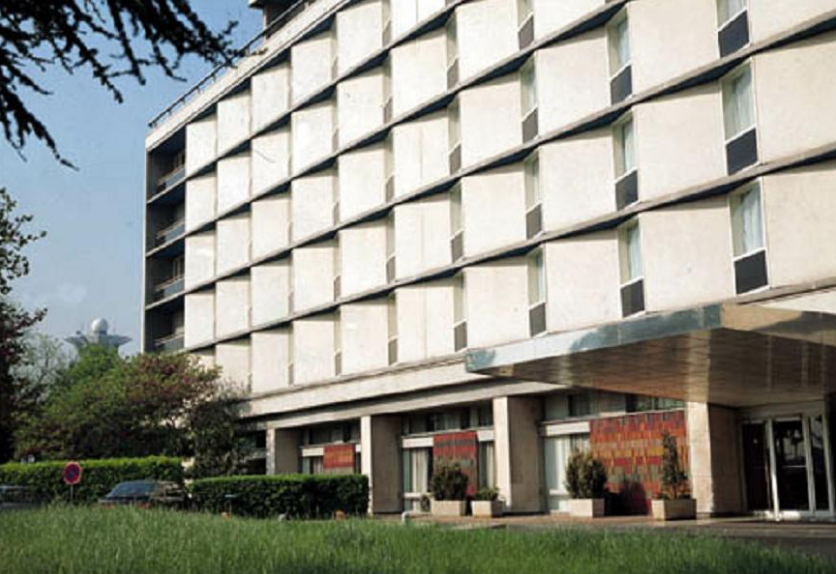
//> input picture opencvTest/useImage/building.png, 836 x 574 px
$ ./main   (built with g++ and OpenCV 4)
//> lines starting //> are read from the running program, lines starting //| are printed output that depends on the picture
#include <opencv2/opencv.hpp>
#include <iostream>

int main() {
	// 이미지 읽기
	cv::Mat image = cv::imread("../../useImage/building.png", cv::IMREAD_GRAYSCALE);
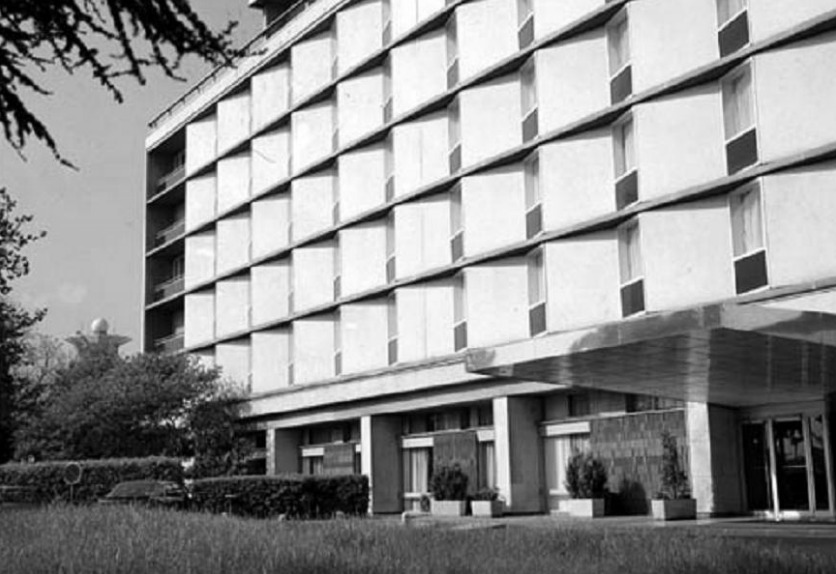
//> image: 574 rows x 836 cols, CV_8UC1; min 0, max 255, mean 142.3

	if (image.empty()) {
		std::cerr << "Image load failed" << std::endl;
		return -1;
	}

	cv::Mat edge;
	cv::Canny(image, edge, 50, 150);
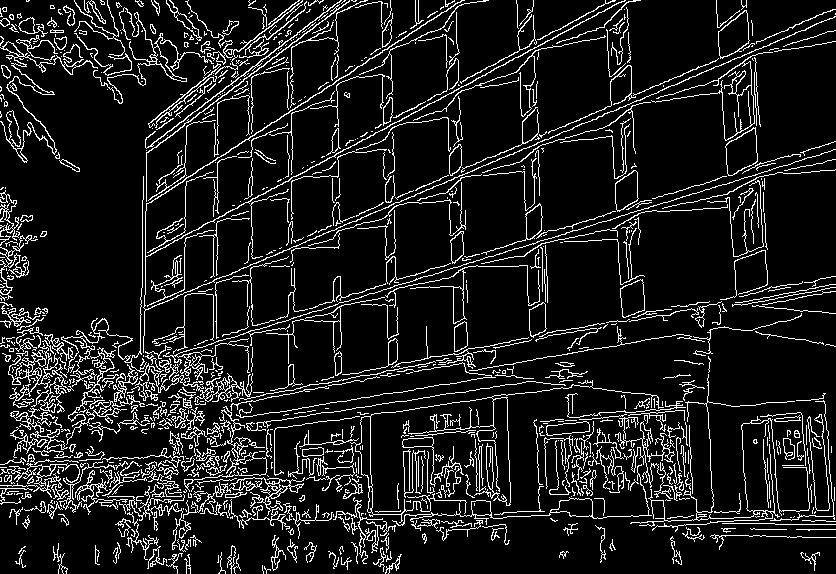
//> edge: 574 rows x 836 cols, CV_8UC1; 11.1% white in thin lines or dots

	std::vector<cv::Vec2f> lines1;
	cv::HoughLines(edge, lines1, 1, CV_PI / 180, 250);
//> lines1 = 10 lines (rho, theta): [341, 1.17], [251, 0.99], [293, 1.08], [388, 1.27], [438, 1.38], [336, 1.17], [468, 1.48], [443, 1.36], [441, 1.38], [210, 0.93]

	// draw hough lines
	cv::Mat houghlineImg;
	cv::cvtColor(edge, houghlineImg, cv::COLOR_GRAY2BGR);
//> houghlineImg: 574 rows x 836 cols, CV_8UC3; 11.1% white in thin lines or dots

	for(const cv::Vec2f& line : lines1) {
		float r = line[0], t = line[1];
		double cos = std::cos(t), sin = std::sin(t);
		double x = r * cos, y = r * sin;
		double alpha = 1000;

		cv::Point pt1(cvRound(x + alpha * (-sin)), cvRound(y + alpha * cos));
		cv::Point pt2(cvRound(x - alpha * (-sin)), cvRound(y - alpha * cos));
		cv::line(houghlineImg, pt1, pt2, cv::Scalar(0, 0, 255), 1, cv::LINE_AA);
	}
//> this loop made 10 passes
//> (r, t, cos, sin, x, y, pt1, pt2) on passes 1 to 9: (341, 1.17, 0.391, 0.921, 133.2, 313.9, Point(-787, 705), Point(1054, -77)), (251, 0.995, 0.545, 0.839, 136.7, 210.5, Point(-702, 755), Point(975, -334)), (293, 1.08, 0.469, 0.883, 137.6, 258.7, Point(-745, 728), Point(1021, -211)), (388, 1.27, 0.292, 0.956, 113.4, 371, Point(-843, 663), Point(1070, 79)), (438, 1.38, 0.191, 0.982, 83.57, 430, Point(-898, 621), Point(1065, 239)), (336, 1.17, 0.391, 0.921, 131.3, 309.3, Point(-789, 700), Point(1052, -81)), (468, 1.48, 0.0872, 0.996, 40.79, 466.2, Point(-955, 553), Point(1037, 379)), (443, 1.36, 0.208, 0.978, 92.1, 433.3, Point(-886, 641), Point(1070, 225)), (441, 1.38, 0.191, 0.982, 84.15, 432.9, Point(-897, 624), Point(1066, 242))
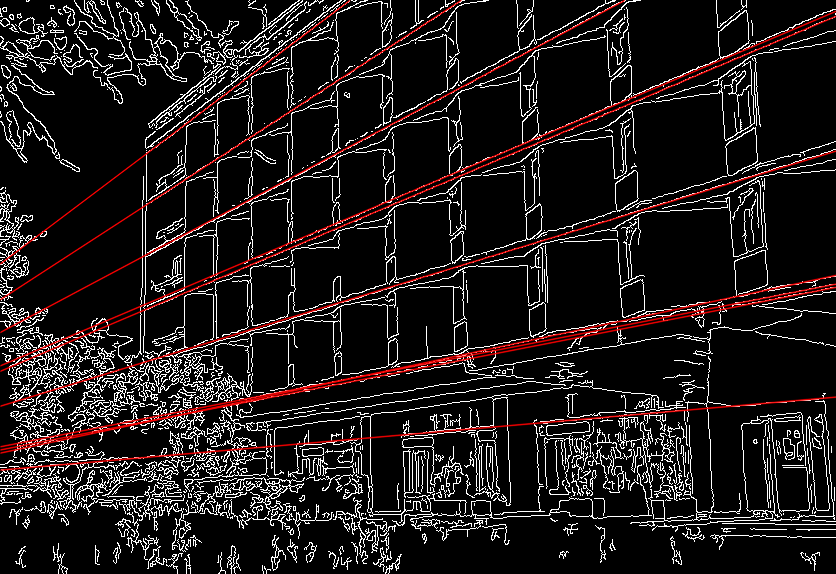
//> houghlineImg: 574 rows x 836 cols, CV_8UC3; mean B, G, R 26.5, 26.5, 31.9

	std::vector<cv::Vec4i> lines2;
	cv::HoughLinesP(edge, lines2, 1, CV_PI / 180, 160, 50, 5);
//> lines2 = 84 lines (x1, y1, x2, y2), first 8: [140, 311, 835, 16], [142, 207, 461, 0], [327, 158, 624, 0], [383, 289, 738, 180], [142, 258, 335, 155], [146, 153, 349, 0], [359, 213, 610, 106], [774, 295, 835, 284]

	cv::Mat houghlinesPImg;
	cv::cvtColor(edge, houghlinesPImg, cv::COLOR_GRAY2BGR);

	for(const cv::Vec4i& line : lines2) {
		cv::line(houghlinesPImg, cv::Point(line[0], line[1]), cv::Point(line[2], line[3]), cv::Scalar(0, 0, 255), 2, cv::LINE_AA);
	}
//> this loop made 84 passes
//> line on passes 1 to 12: [140, 311, 835, 16], [142, 207, 461, 0], [327, 158, 624, 0], [383, 289, 738, 180], [142, 258, 335, 155], [146, 153, 349, 0], [359, 213, 610, 106], [774, 295, 835, 284], [630, 414, 687, 409], [493, 347, 546, 337], [310, 389, 375, 377], [359, 514, 416, 515]
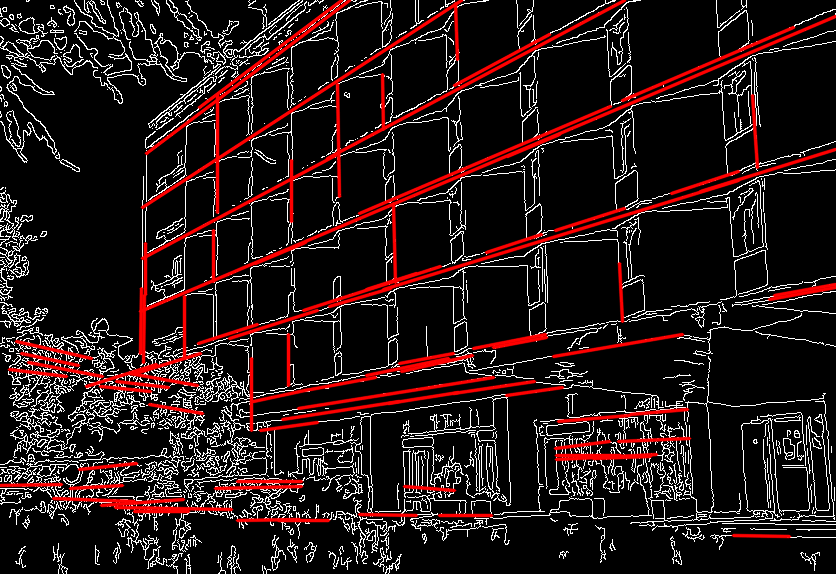
//> houghlinesPImg: 574 rows x 836 cols, CV_8UC3; mean B, G, R 23.5, 23.5, 38.1


	cv::imshow("image", image);
	cv::imshow("houghline", houghlineImg);
	cv::imshow("houghlinesP", houghlinesPImg);

	cv::imwrite("houghline.jpg", houghlineImg);
	cv::imwrite("houghlinesP.jpg", houghlinesPImg);
	cv::waitKey(0);
	cv::destroyAllWindows();

	return 0;
}
